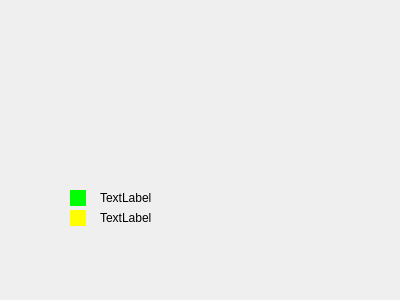
<?xml version="1.0" encoding="UTF-8"?>
<ui version="4.0">
 <class>Stat</class>
 <widget class="QDialog" name="Stat">
  <property name="geometry">
   <rect>
    <x>0</x>
    <y>0</y>
    <width>400</width>
    <height>300</height>
   </rect>
  </property>
  <property name="windowTitle">
   <string>Dialog</string>
  </property>
  <widget class="QWidget" name="widget_2" native="true">
   <property name="geometry">
    <rect>
     <x>70</x>
     <y>210</y>
     <width>16</width>
     <height>16</height>
    </rect>
   </property>
   <property name="styleSheet">
    <string notr="true">
background-color: rgb(255, 255, 0);</string>
   </property>
  </widget>
  <widget class="QWidget" name="widget_4" native="true">
   <property name="geometry">
    <rect>
     <x>70</x>
     <y>190</y>
     <width>16</width>
     <height>16</height>
    </rect>
   </property>
   <property name="styleSheet">
    <string notr="true">background-color: rgb(0, 255, 0);</string>
   </property>
  </widget>
  <widget class="QLabel" name="labeluno">
   <property name="geometry">
    <rect>
     <x>100</x>
     <y>190</y>
     <width>101</width>
     <height>16</height>
    </rect>
   </property>
   <property name="text">
    <string>TextLabel</string>
   </property>
  </widget>
  <widget class="QLabel" name="labeldos">
   <property name="geometry">
    <rect>
     <x>100</x>
     <y>210</y>
     <width>111</width>
     <height>16</height>
    </rect>
   </property>
   <property name="text">
    <string>TextLabel</string>
   </property>
  </widget>
 </widget>
 <resources/>
 <connections/>
</ui>
